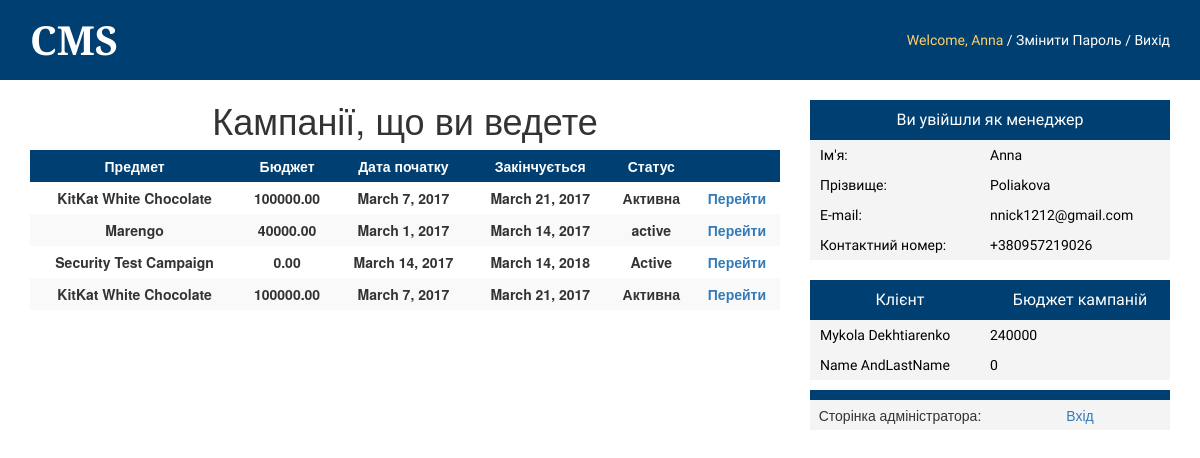
The page /redirect (signed in) on the database as committed earlier.
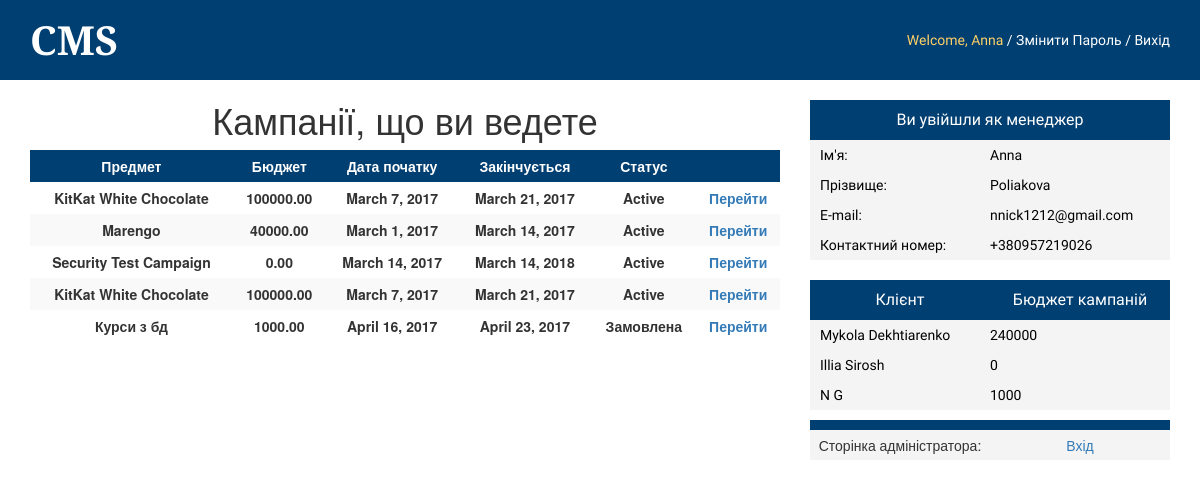
The same page on the database as committed later.
### mainapp/models.py (models this page shows, shortened)
class Campaign(models.Model):
    subject = models.CharField(max_length=100)
    description = models.TextField(null=True)
    paymentDetails = models.TextField()
    signDate = models.DateField(null=True)
    startDate = models.DateField()
    endDate = models.DateField(null=True)
    moneySpent = models.DecimalField(max_digits=12, decimal_places=2, null=True)
    plannedBudget = models.DecimalField(max_digits=12, decimal_places=2)
    state = models.CharField(max_length=45)
    lastUpdateDate = models.DateField()
    client = models.ForeignKey(Client)
    employee = models.ForeignKey(Employee, null=True)
    service = models.ManyToManyField(Service)

class Employee(models.Model):
    user = models.OneToOneField(User, on_delete=models.CASCADE)
    phone = models.CharField(max_length=20)
    salary = models.DecimalField(max_digits=12, decimal_places=2)
    role = models.CharField(max_length=20)

### mainapp/views.py (the view)
# urls.py: url(r'^redirect', redirectUser),
@login_required()
def redirectUser(request):
    if  Client.objects.filter(user=request.user).exists():
        return client(request)
    elif Employee.objects.filter(user=request.user).exists():
        if request.user.employee.role=="analyst":
            return analyst(request)
        elif request.user.employee.role == "manager":
            return manager(request)
        elif request.user.employee.role == "accounter":
            return accounter(request)
    elif request.user.is_superuser:
        return redirect("/admin")
    else: raise ValueError('A very specific bad thing happened')

### mainapp/views.py (called while the page is built)
def manager(request):
    clients = getClientsBudgetsForEmployee(request.user.employee.id)
    campains = Campaign.objects.filter(employee=request.user.employee).values()
    return render(request, 'mainapp/Manager.html', {'user': request.user, 'campains': campains, 'clients': clients})

def getClientsBudgetsForEmployee(employee_id):
    cursor = connection.cursor()
    query = 'SELECT  last_name, first_name, SUM(plannedBudget) AS money FROM mainapp_campaign, auth_user u WHERE employee_id='+str(employee_id)+' AND mainapp_campaign.client_id IN (SELECT c.edrpou FROM mainapp_client c WHERE c.user_id = u.id) GROUP BY mainapp_campaign.client_id'
    cursor.execute(query)
    row = dictfetchall(cursor)
    return row

def dictfetchall(cursor):
    desc = cursor.description
    return [
        dict(zip([col[0] for col in desc], row))
        for row in cursor.fetchall()
    ]

### mainapp/templates/mainapp/Manager.html (shortened to what this page needs)
<!DOCTYPE html>
<html lang="en">
<head>
    {% load staticfiles %}
    <link rel="stylesheet" href="{% static 'mainapp/css/main.css' %}" type="text/css">
    <link rel="stylesheet" href="https://maxcdn.bootstrapcdn.com/bootstrap/3.3.7/css/bootstrap.min.css"
>
</head>
<body>
<div class="header">
    <div class="header-title">CMS</div>
    <div class="logout-wrapper">
        <div class="logout"><span class="yellow-font">Welcome, {{ user.username }}</span> / <a class="white-font"
                                                                                               href="/logout">Змінити
            пароль</a> / <a class="white-font" href="/logout">Вихід</a></div>
    </div>
</div>
<div class="main-block container-fluid">
    <div class="main-block-left col-xs-12 col-sm-8 col-md-8 ">
        <h1 class="main-block-title">Кампанії, що ви ведете</h1>
        <table class="campain-table table-striped">
            <tr>
                <th class="th-header">Предмет</th>
                <th class="th-header">Бюджет</th>
                <th class="th-header">Дата початку</th>
                <th class="th-header">Закінчується</th>
                <th class="th-header">Статус</th>
                <th class="th-header"></th>
            </tr>
            {% for campain in campains %}
                <tr>
                    <th>{{ campain.subject }}</th>
                    <th>{{ campain.plannedBudget }}</th>
                    <th>{{ campain.startDate }}</th>
                    <th>{{ campain.endDate }}</th>
                    <th>{{ campain.state }}</th>
                    <th><a href="api/manager/campaign/{{ campain.id }}">Перейти</a></th>
                </tr>
            {% empty %}
                <div class="campain-info">Ви не ведете жодної кампанії</div>
            {% endfor %}
        </table>
    </div>
    <div class="main-block-right col-xs-12 col-sm-4 col-md-4">
        <div class="personal-block-wrapper">
            <div class="personal-block">
                <div class="personal-block-title ">
                    <span class="vertical-centered">Ви увійшли як менеджер</span>
                </div>
                <div class="personal-block-elements ">
                    <span class="vertical-centered ">Ім'я: </span><span
                        class="vertical-centered ">{{ user.first_name }}</span>
                </div>
                <div class="personal-block-elements ">
                    <span class="vertical-centered ">Прізвище: </span><span
                        class="vertical-centered ">{{ user.last_name }}</span>
                </div>
                <div class="personal-block-elements ">
                    <span class="vertical-centered ">E-mail: </span><span
                        class="vertical-centered ">{{ user.email }}</span>
                </div>
                <div class="personal-block-elements ">
                    <span class="vertical-centered ">Контактний номер: </span><span
                        class="vertical-centered ">{{ user.employee.phone }}</span>
                </div>
            </div>
        </div>
        <div class="personal-block-wrapper">
            <div class="personal-block">
                <div class="personal-block-title personal-block-header colorwhite">
                <span class="vertical-centered "> Клієнт </span><span
                            class="vertical-centered ">Бюджет кампаній</span>
                </div>
                {% for client in clients %}
                    <div class="personal-block-elements ">
                        <span class="vertical-centered "> {{ client.first_name }} {{ client.last_name }} </span><span
                            class="vertical-centered ">{{ client.money }}</span>
                    </div>
                {% endfor %}
            </div>
        </div>
        <div class="admin-page-link"><span class="vertical-centered ">Сторінка адміністратора: </span> <span
                class="vertical-centered "><a href="/admin">Вхід</a></span></div>
    </div>
</div>
</body>
</html>

### mainapp/static/mainapp/css/main.css (style rules this page uses)
body { padding-top: 100px; margin: 0%; padding: 0%; }
.header { height: 80px; width: 100%; background-color: #003F72; margin: 0%; padding: 0%; display: table; }
.header-title { padding-left: 30px; font-family: 'Droid Serif', serif; font-weight: 700; font-size: 40px; color: white; display: table-cell; vertical-align: middle; }
.logout-wrapper { height: 100%; padding-right: 30px; float: right; display: table; font-family: 'PT Sans', sans-serif; text-transform: capitalize }
.logout { font-size: 14px; color: white; display: table-cell; vertical-align: middle; text-align: center; font-family: 'PT Sans', sans-serif; }
.personal-block-wrapper { height: 100%; width: 100%; padding-top: 20px; }
.personal-block { width: 100%; font-size: 16px; font-family: 'PT Sans', sans-serif; color: white; }
.personal-block-title { width: 100%; height: 40px; background-color: #003F72; display: table; text-align: center; }
.personal-block-elements { width: 100%; font-size: 14px; text-align: left!important; padding-right: 10px; padding-left: 10px; background-color: #f4f4f4; color: black; display: table; padding-top: 5px; padding-bottom: 5px; }
.vertical-centered { width: 50%; display: table-cell; vertical-align: middle; padding-left: 0px!important; padding-right: 0px!important; }
.yellow-font { color: #FFD166; }
.white-font { color: white; }
.main-block { width: 100%; }
.main-block-title { text-align: center; }
.campain-table { width: 100%; }
.th-header { color: white; text-align: center!important; padding: 6px!important; background-color: #003F72; }
th { text-align: center !important; padding: 6px !important; }
.admin-page-link { margin-top: 10px; width: 100%; height: 40px; display: table; text-align: center; background-color: #f4f4f4; border-top: 10px solid #003F72; }
.personal-block-header { color: #337ab7!important; }
.colorwhite { color: white!important; }

Rows that differ between the two databases and show on the page:
changed Campaign (number 1 of 5 on the later page): state "Активна" → "Active"
changed Campaign "Marengo": state "active" → "Active"
changed Campaign (number 4 of 5 on the later page): state "Активна" → "Active"
added Campaign: subject "Курси з бд", plannedBudget "1000.00", startDate "April 16, 2017", endDate "April 23, 2017", state "Замовлена"
Other text that changed with them:
new list line: "Illia Sirosh 0"
new list line: "N G 1000"
list line gone: "Name AndLastName 0"
